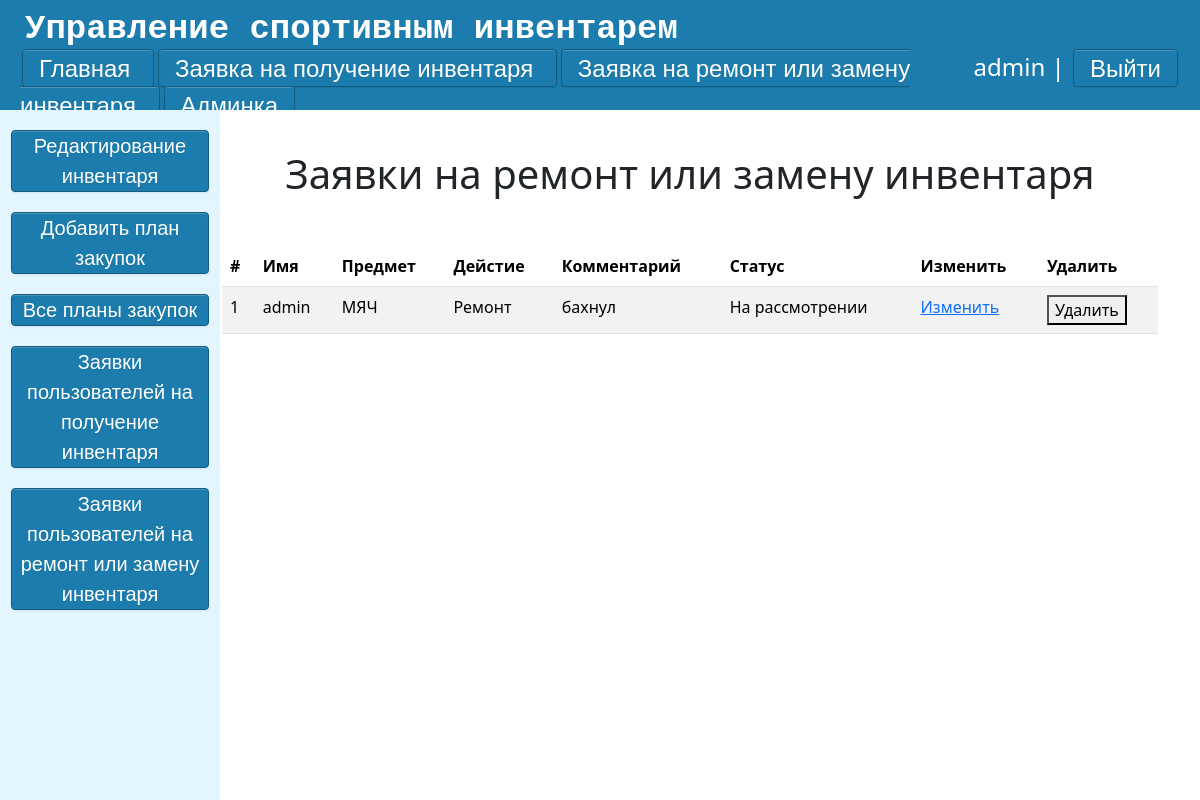
Page /console/request-for-repair-inventory/ (signed in) on the earlier database version.
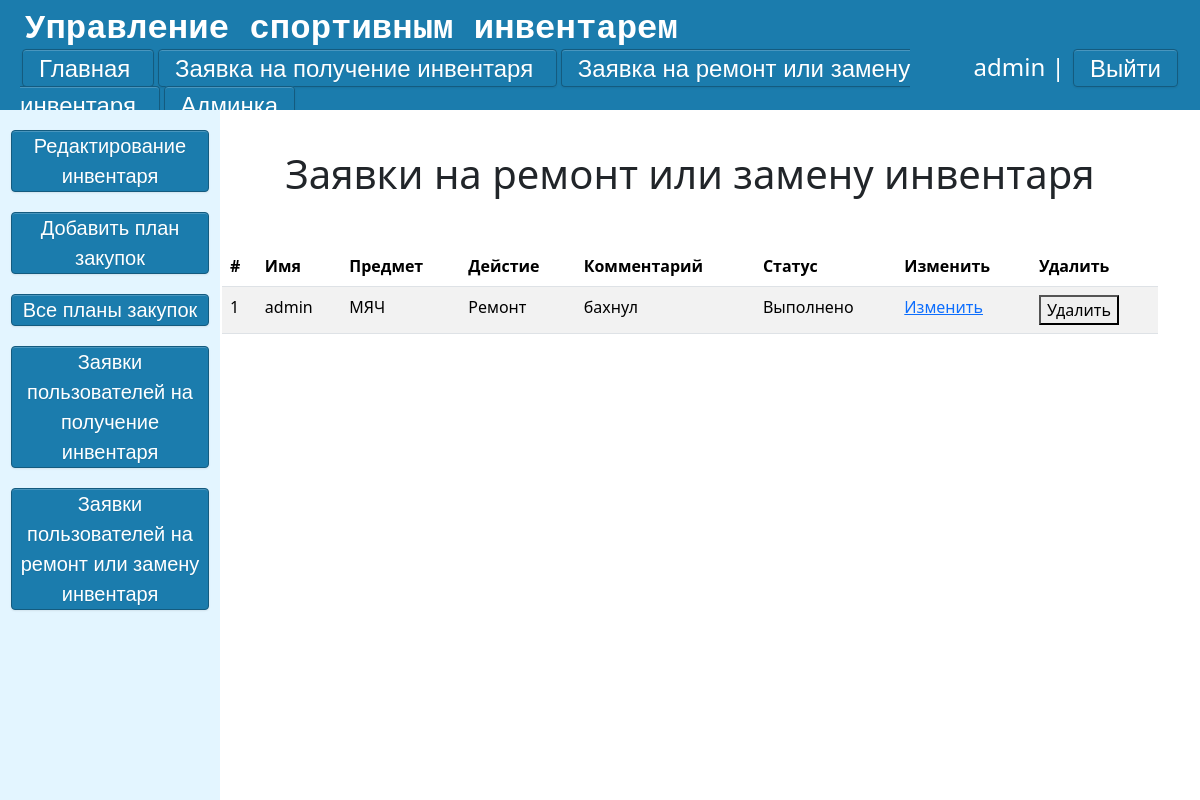
Same page on the later database version.
### main/models.py (models this page shows, shortened)
class Applications_repair(models.Model):
    CHOICES = {'Ремонт': 'Ремонт', 'Замена': 'Замена'}
    state = {'На рассмотрении': 'На рассмотрении', 'Выполнено': 'Выполнено', 'Отказано': 'Отказано'}
    username = models.CharField('Имя',max_length=100,editable=False)
    Request = models.ForeignKey('Goods' ,on_delete=models.PROTECT,null=True,verbose_name='Предмет')
    Aim = models.CharField('Действие',choices=CHOICES,default='Ремонт',max_length=100)
    Comment = models.CharField('Комментарий', max_length=150)
    Status = models.CharField('Статус заявки',default='На рассмотрении', choices=state,max_length=100)
    class Meta:
        verbose_name = "Заявка на ремонт"
        verbose_name_plural  = "Заявки на ремонт"
    def get_absolute_url(self):
        return reverse("Update_Request_for_repair_inventory", kwargs={"post_id": self.id})
    def get_absolute_url_del(self):
        return reverse("Delete_Request_for_repair_inventory", kwargs={"post_id": self.id})

class Goods(models.Model):
    CONDITION_CHOICES = [
        ('новый', 'новый'),
        ('использованный', 'использованный'),
        ('сломанный', 'сломанный'),
    ]
    goods = models.CharField('Название', max_length=30)
    count = models.IntegerField('Количество', default=1)
    rented_count = models.IntegerField('Взято', default=0)
    condition = models.CharField('Состояние', max_length=20, choices=CONDITION_CHOICES)
    description = models.TextField('Описание', blank=True, null=True)
    created_at = models.DateTimeField('Добавлено', default=timezone.now)
    updated_at = models.DateTimeField('Обновлено', auto_now=True)
    class Meta:
        verbose_name = "Инвентарь"
        verbose_name_plural = "Инвентарь"
    def __str__(self):
        return self.goods

### main/views.py (the view)
# urls.py: path('console/request-for-repair-inventory/', views.Request_for_repair_inventory, name="Request_for_repair_inventory"),
def Request_for_repair_inventory(request):
    if request.user.is_superuser:
        a = (Applications_repair.objects.all())
        return render(request, 'admin/request_for_repair.html', {'a': a})
    else:
        return render(request, 'admin/Error.html')

### main/templates/admin/request_for_repair.html (shortened to what this page needs)
{% extends 'admin/admin-layout.html' %}
{% block script %}
    <link rel="stylesheet" href="https://cdn.jsdelivr.net/npm/flatpickr/dist/flatpickr.min.css">
{% endblock %}
{% block content %}
    <div class="admin-form-edit-inventory">
        <h1>Заявки на ремонт или замену инвентаря</h1>
        <div class="container mt-5">
                    <table  class="table table-striped">
                      <thead>
                        <tr>
                            <th>#</th>
                            <th>Имя</th>
                            <th>Предмет</th>
                            <th>Дейстие</th>
                            <th>Комментарий</th>
                            <th>Статус</th>
                            <th>Изменить</th>
                            <th>Удалить</th>
                        </tr>
                      </thead>
                      <tbody>
                      {% for el in a %}
                        <tr>
                            <td> {{ forloop.counter }}</td>
                            <td> {{el.username}}</td>
                            <td> {{el.Request}}</td>
                            <td> {{el.Aim }} </td>
                            <td> {{el.Comment}}</td>
                            <td> {{el.Status}}</td>
                            <td><a class="btn_r" href="{{el.get_absolute_url}}">Изменить</a></td>
                            <td><button class="btn_r" href="{{ el.get_absolute_url_del }}" onclick="confirm_delete();">Удалить</button></td>
                        </tr>
                        {% endfor %}
                    </table>
        </div>
    </div>
{% endblock %}

Differences in the rows shown:
changed Applications_repair "admin": Status "На рассмотрении" → "Выполнено"
